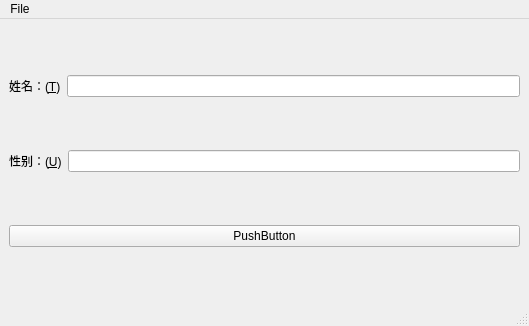
<?xml version="1.0" encoding="UTF-8"?>
<ui version="4.0">
 <class>MainWindow</class>
 <widget class="QMainWindow" name="MainWindow">
  <property name="geometry">
   <rect>
    <x>0</x>
    <y>0</y>
    <width>529</width>
    <height>326</height>
   </rect>
  </property>
  <property name="windowTitle">
   <string>Hellow</string>
  </property>
  <property name="windowIcon">
   <iconset resource="../new.qrc">
    <normaloff>:/newPrefix/1-2/Icon/call_merge-24px.svg</normaloff>:/newPrefix/1-2/Icon/call_merge-24px.svg</iconset>
  </property>
  <widget class="QWidget" name="centralwidget">
   <layout class="QVBoxLayout" name="verticalLayout">
    <item>
     <layout class="QHBoxLayout" name="horizontalLayout">
      <item>
       <widget class="QLabel" name="label">
        <property name="text">
         <string>姓名：(&amp;T)</string>
        </property>
        <property name="buddy">
         <cstring>name_lab</cstring>
        </property>
       </widget>
      </item>
      <item>
       <widget class="QLineEdit" name="name_lab"/>
      </item>
     </layout>
    </item>
    <item>
     <layout class="QHBoxLayout" name="horizontalLayout_2">
      <item>
       <widget class="QLabel" name="label_2">
        <property name="text">
         <string>性别：(&amp;U)</string>
        </property>
        <property name="buddy">
         <cstring>sex_lab</cstring>
        </property>
       </widget>
      </item>
      <item>
       <widget class="QLineEdit" name="sex_lab"/>
      </item>
     </layout>
    </item>
    <item>
     <widget class="QPushButton" name="close_btn">
      <property name="text">
       <string>PushButton</string>
      </property>
     </widget>
    </item>
   </layout>
  </widget>
  <widget class="QMenuBar" name="menubar">
   <property name="geometry">
    <rect>
     <x>0</x>
     <y>0</y>
     <width>529</width>
     <height>26</height>
    </rect>
   </property>
   <widget class="QMenu" name="menuFile">
    <property name="title">
     <string>File</string>
    </property>
    <addaction name="actionNew"/>
   </widget>
   <addaction name="menuFile"/>
  </widget>
  <widget class="QStatusBar" name="statusbar"/>
  <action name="actionNew">
   <property name="text">
    <string>New</string>
   </property>
   <property name="shortcut">
    <string>Ctrl+N</string>
   </property>
  </action>
 </widget>
 <tabstops>
  <tabstop>close_btn</tabstop>
  <tabstop>name_lab</tabstop>
  <tabstop>sex_lab</tabstop>
 </tabstops>
 <resources>
  <include location="../new.qrc"/>
 </resources>
 <connections>
  <connection>
   <sender>close_btn</sender>
   <signal>clicked()</signal>
   <receiver>MainWindow</receiver>
   <slot>close()</slot>
   <hints>
    <hint type="sourcelabel">
     <x>252</x>
     <y>371</y>
    </hint>
    <hint type="destinationlabel">
     <x>528</x>
     <y>441</y>
    </hint>
   </hints>
  </connection>
 </connections>
</ui>
